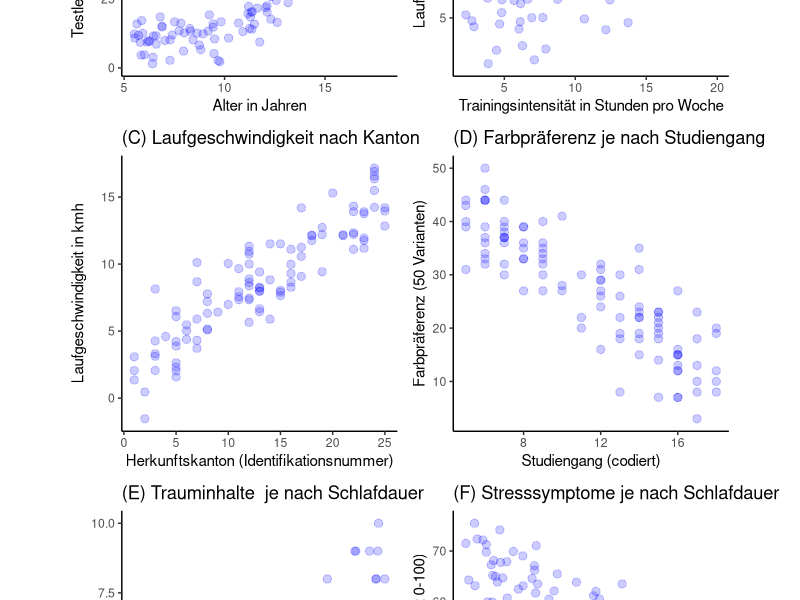
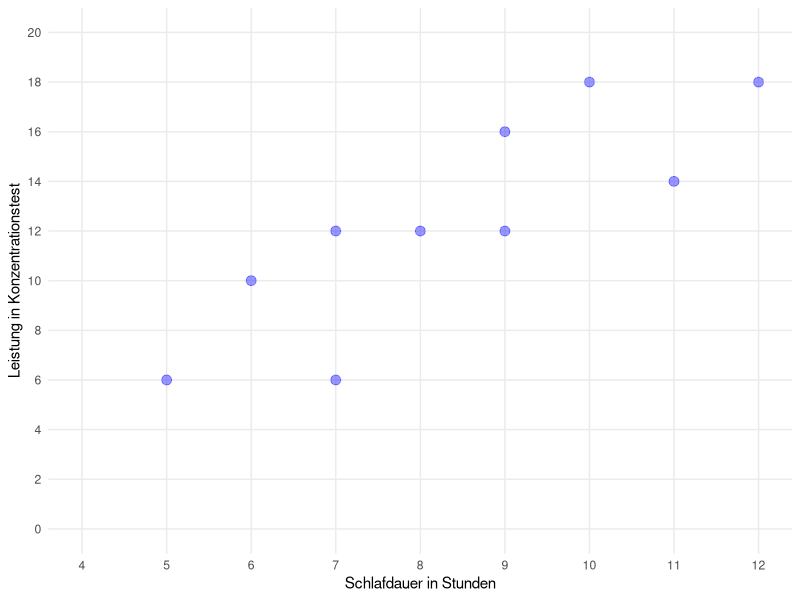
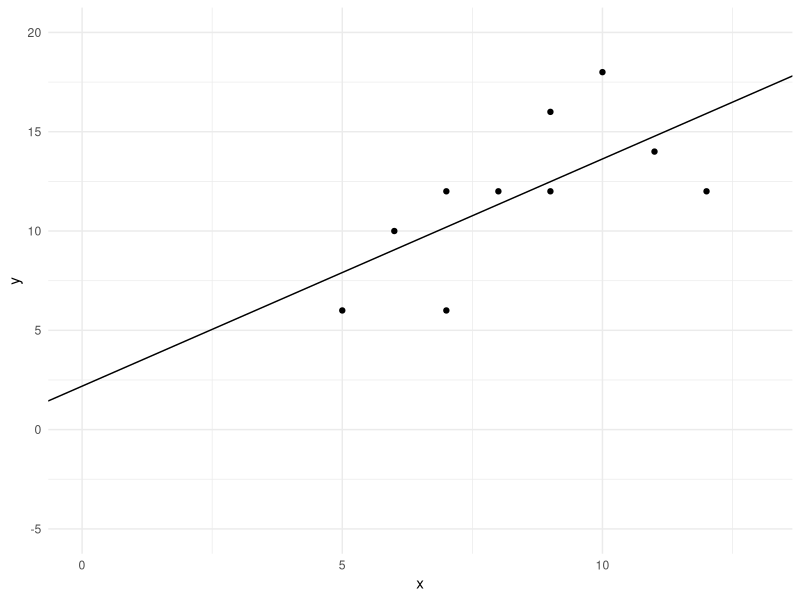

Generate these figures, in order, with R:
## ---- chunk 1
#| include: false
# Set working directory of R
knitr::opts_knit$set(root.dir = '../')
## ---- chunk 2
#| message: false
#| warning: false
#| include: false

library(tidyverse)

## simulate data

## (A) AV metrisch, UV metrisch, Linearität nicht gegeben

# set parameters
n <- 100
b0 <- 10
b1 <- 0.01
b2 <- 0.00001
sigma = 5

# generate counts
sim_df <- tibble(x = runif(n, 5, 18)) |>
  mutate(mu = b0 + b1*x + b2*x^5.5)|> 
  mutate(y = rnorm(n = n, mu, sigma) )

# plot
p1 <- ggplot(data = sim_df, aes(x = x, y = y)) + 
  geom_point(size = 2.5, alpha = .2, color = "blue") +
  theme_classic() +
  labs(title = "(A) Testleistung nach Alter",
       x = "Alter in Jahren",
       y = "Testleistung in korrekten Items")

## (B) AV metrisch, UV metrisch, Linearität gegeben

# set parameters
n <- 100
b0 <- 5
b1 <- 0.4
sigma = 3

# generate counts
sim_df <- tibble(x = runif(n, 2, 20)) |>
  mutate(mu = b0 + b1*x) |> 
  mutate(y = rnorm(n = n, mu, sigma) )

# plot
p2 <- ggplot(data = sim_df, aes(x = x, y = y)) + 
  geom_point(size = 2.5, alpha = .2, color = "blue") +
  theme_classic() +
  labs(title = "(B) Laufgeschwindigkeit nach Trainingsintensität",
       x = "Trainingsintensität in Stunden pro Woche",
       y = "Laufgeschwindigkeit in kmh")

## (C) AV metrisch, UV nicht metrisch, Linearität gegeben

# set parameters
n <- 100
b0 <- 2
b1 <- 0.5
sigma = 2

# generate counts
sim_df <- tibble(x = runif(n, 1, 26)) |>
  mutate(mu = b0 + b1*x) |> 
  mutate(y = rnorm(n = n, mu, sigma) )|>
  mutate(x_int = round(x, digits = 0))

# plot
p3 <- ggplot(data = sim_df, aes(x = x_int, y = y)) + 
  geom_point(size = 2.5, alpha = .2, color = "blue") +
  theme_classic() +
  labs(title = "(C) Laufgeschwindigkeit nach Kanton",
       x = "Herkunftskanton (Identifikationsnummer)",
       y = "Laufgeschwindigkeit in kmh")

## (D) AV nicht metrisch, UV nicht metrisch, Linearität gegeben

# set parameters
n <- 100
b0 <- 55
b1 <- -2.5
sigma <- 5

# generate counts
sim_df <- tibble(x = runif(n, 5, 18)) |>
  mutate(mu = b0 + b1*x) |> 
  mutate(y = rnorm(n = n, mu, sigma) )|>
  mutate(x_int = round(x, digits = 0),
         y_int = round(y, digits = 0))

# plot
p4 <- ggplot(data = sim_df, aes(x = x_int, y = y_int)) + 
  geom_point(size = 2.5, alpha = .2, color = "blue") +
  theme_classic() +
  labs(title = "(D) Farbpräferenz je nach Studiengang",
       x = "Studiengang (codiert)",
       y = "Farbpräferenz (50 Varianten)")

## (E) AV nicht metrisch, UV metrisch, Linearität nicht gegeben

# set parameters
n <- 100
b0 <- 3
b1 <- 0.1
b2 <- 0.0001
sigma <- 1

# generate counts
sim_df <- tibble(x = runif(n, 0, 15)) |>
  mutate(mu = b0 + b1*x + b2*x^4) |> 
  mutate(y = rnorm(n = n, mu, sigma)) |>
  mutate(y_int = round(y, digits = 0))

# plot
p5 <- ggplot(data = sim_df, aes(x = x, y = y_int)) + 
  geom_point(size = 2.5, alpha = .2, color = "blue") +
  theme_classic() +
  labs(title = "(E) Trauminhalte  je nach Schlafdauer",
       x = "Schlafdauer in Stunden",
       y = "Trauminhalte")

## (F) AV metrisch, UV metrisch, Quasi-Linearität gegeben

# set parameters
n <- 100
b0 <- 70
b1 <- -1.5
b2 <- -0.001
sigma <- 5

# generate counts
sim_df <- tibble(x = runif(n, 2, 12)) |>
  mutate(mu = b0 + b1*x + b2*x^4) |> 
  mutate(y = rnorm(n = n, mu, sigma))

# plot
p6 <- ggplot(data = sim_df, aes(x = x, y)) + 
  geom_point(size = 2.5, alpha = .2, color = "blue") +
  theme_classic() +
  labs(title = "(F) Stresssymptome je nach Schlafdauer",
       x = "Schlafdauer in Stunden",
       y = "Stressymptome (Wert 0-100)")
## ---- chunk 3
#| message: false
#| warning: false
#| include: false
library(patchwork)
p1 + p2 + p3 + p4 + p5 + p6 +
  plot_layout(widths = unit(c(7, 7), c('cm', 'cm')), heights = unit(c(7, 7, 7), c('cm', 'cm', 'cm')))
## ---- chunk 4
#| echo: false
d <- tibble(x = c(7, 8, 5, 6, 9, 10, 9, 7, 11, 12),
            y = c(12, 12, 6, 10, 16, 18, 12, 6, 14, 18))

p1 <- d|>
  ggplot(aes(x, y)) +
  geom_point(size = 3, alpha = 0.4, color = "blue") +
  scale_x_continuous("Schlafdauer in Stunden",
                     breaks=c(0,1,2,3,4,5,6,7,8,9,10,11,12), 
                     minor_breaks = NULL,
                     limits=c(4,12)) +
  scale_y_continuous("Leistung in Konzentrationstest",
                     breaks=c(0,2,4,6,8,10,12,14,16,18,20),
                     minor_breaks = NULL,
                     limits=c(0,20)) +
  theme_minimal()
p1
## ---- chunk 5
#| messages: false
#| warning: false
# Packages laden
library(tidyverse)

# Erstellen des Datensatzes
d <- tibble(x = c(5, 6, 7, 7, 8, 9, 9, 10, 11, 12),
            y = c(6, 10, 6, 12, 12, 12, 16, 18, 14, 12))
## ---- chunk 6
# Korrelation berechnen
r_xy <- cor(d$x, d$y)

# Standardabweichungen berechnen
sd_x <- sd(d$x)
sd_y <- sd(d$y)
## ---- chunk 7
# Regressionskoeffizient berechnen
b_1 <- r_xy * (sd_y/sd_x)
## ---- chunk 8
# Achsenabschnitt berechnen
mean_x <- mean(d$x)
mean_y <- mean(d$y)
b_0 <- mean_y - b_1 * mean_x

# check
#lm(y~x, data = d)
## ---- chunk 9
d |>
  ggplot(aes(x = x, y = y)) +
  geom_point() +
  geom_abline(intercept = b_0, slope = b_1) + # oder direkt die Werte eingeben
  xlim(0, 13) +
  ylim(-5, 20) +
  theme_minimal()
